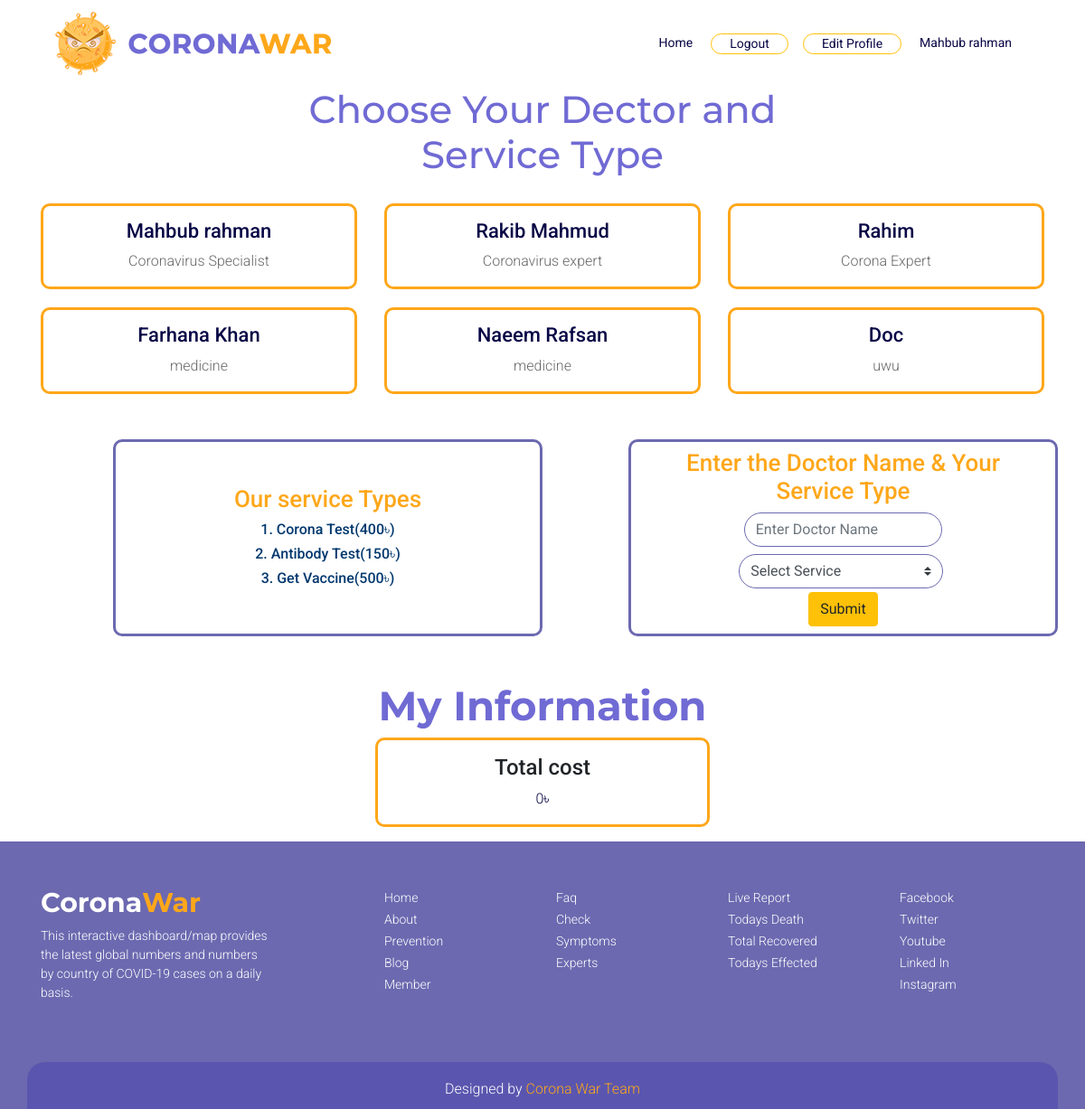
Before: /patient.php (signed in) with the older database file.
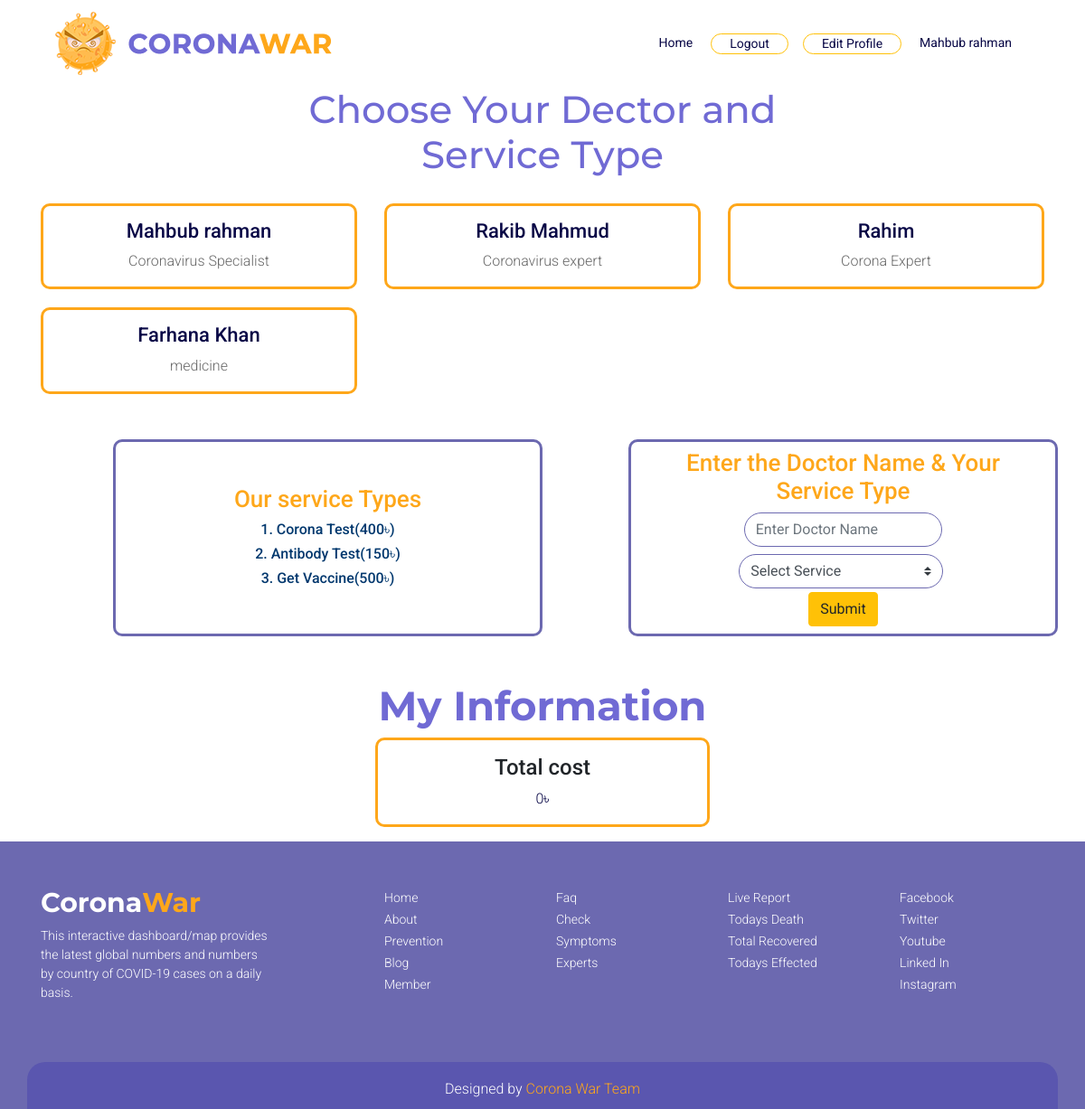
After: the same page with the newer database file.
### tables this page shows
CREATE TABLE `doctors` (
  `ID` int(11) NOT NULL,
  `NAME` varchar(255) NOT NULL,
  `TYPE` varchar(255) NOT NULL,
  `EMAIL` varchar(255) NOT NULL,
  `PASS` int(11) NOT NULL
);

### patient.php (the view, shortened to what the changed rows need)
<?php
include("dataconfig.php");
$selectsql="SELECT * FROM doctors";
$conn->query($selectsql);
$result_doc=$conn->query($selectsql);
?>
<!DOCTYPE html>
<html lang="en">
<head>
	<link rel="stylesheet" href="fontawesome/css/all.css">
	<link rel="stylesheet" href="css/bootstrap.css">
	<link rel="stylesheet" href="css/patient.css">
	<link rel="stylesheet" href="css/media.css">
</head>
<body>
  <section class="meet" id="experts">
    <div class="container">
      <div class="row">
        <div class="offset-lg-3 col-lg-6 offset-md-3 col-md-8 text-center meet_title">
          <h1 class="custom_h1">Choose Your Dector and Service Type</h1>
        </div>
      </div>
      <div class="row">
        <?php while ($doctor=$result_doc->fetch_assoc()) {?>
          <div class="col-md-4 col-12 text-center c_padding">
            <div class="meet_content" >
                <h3><?php echo $doctor['NAME'];?></h3>
                <p><?php echo $doctor['TYPE'];?></p>
              </div>
          </div>
          <?php }?>
        </div>
      </div>
    </section>
    <section class="container">
      <div class="row">
        <div class="col-md-12">
          <h1 class="offset-lg-3 col-lg-6 offset-md-3 col-md-8 text-center meet_title custom_h1">My Information</h1>
        </div>
            </div>
          </section>
          <footer>
            <div class="container">
              <div class="row designed">
                <div class="col-12">
                  <h2>Designed by <a href="#" target="_blank">Corona War Team</a></h2>
                </div>
              </div>
            </div>
          </footer>
        </body>
        </html>

Changed rows visible on the page:
removed doctors: NAME "Naeem Rafsan", TYPE "medicine"
removed doctors: NAME "Doc", TYPE "uwu"
